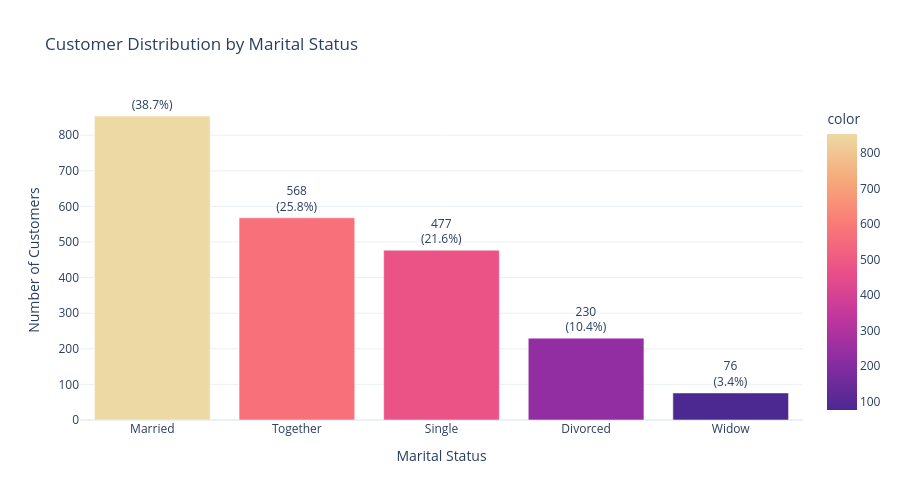

The cell this chart's notebook holds for it:
### Markdown cell above
### Marital Status Distribution

Instead of a pie chart, we'll use a bar chart which makes it easier to compare values and see exact counts.

### Code cell
# Marital status distribution
marital_cols = [col for col in ifood_df.columns if col.startswith('marital_')]
marital_counts = ifood_df[marital_cols].sum().sort_values(ascending=False)
marital_counts.index = [col.replace('marital_', '') for col in marital_counts.index]

# Calculate percentages
marital_pct = (marital_counts / len(ifood_df) * 100).round(1)

fig = px.bar(x=marital_counts.index, y=marital_counts.values,
             title='Customer Distribution by Marital Status',
             labels={'x': 'Marital Status', 'y': 'Number of Customers'},
             color=marital_counts.values,
             color_continuous_scale='agsunset',
             text=[f"{count}<br>({pct}%)" for count, pct in zip(marital_counts.values, marital_pct.values)])
fig.update_traces(textposition='outside')
fig.update_layout(showlegend=False, height=500)
fig.show()

### Figure 1 — Plotly figure (JSON) as saved in the notebook; plotly's stock layout.template omitted (floating-point values rounded to 4 significant figures)
{"data": [{"alignmentgroup": "True", "hovertemplate": "Marital Status=%{x}<br>Number of Customers=%{y}<br>text=%{text}<br>color=%{marker.color}<extra></extra>", "legendgroup": "", "marker": {"color": [854, 568, 477, 230, 76], "coloraxis": "coloraxis", "pattern": {"shape": ""}}, "name": "", "offsetgroup": "", "orientation": "v", "showlegend": false, "text": ["854<br>(38.7%)", "568<br>(25.8%)", "477<br>(21.6%)", "230<br>(10.4%)", "76<br>(3.4%)"], "textposition": "outside", "x": ["Married", "Together", "Single", "Divorced", "Widow"], "xaxis": "x", "y": [854, 568, 477, 230, 76], "yaxis": "y", "type": "bar"}], "layout": {"xaxis": {"anchor": "y", "domain": [0.0, 1.0], "title": {"text": "Marital Status"}}, "yaxis": {"anchor": "x", "domain": [0.0, 1.0], "title": {"text": "Number of Customers"}}, "coloraxis": {"colorbar": {"title": {"text": "color"}}, "colorscale": [[0.0, "rgb(75, 41, 145)"], [0.1667, "rgb(135, 44, 162)"], [0.3333, "rgb(192, 54, 157)"], [0.5, "rgb(234, 79, 136)"], [0.6667, "rgb(250, 120, 118)"], [0.8333, "rgb(246, 169, 122)"], [1.0, "rgb(237, 217, 163)"]]}, "legend": {"tracegroupgap": 0}, "title": {"text": "Customer Distribution by Marital Status"}, "barmode": "relative", "showlegend": false, "height": 500}}
